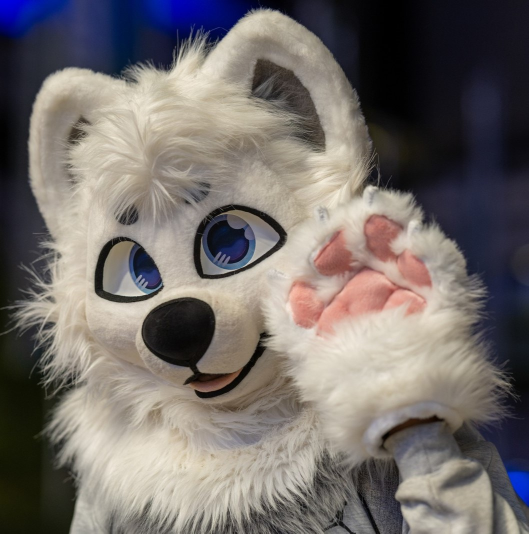
#> input picture tools/fursuit.jpg, 1057 x 1067 px (shown at 1/2 size)
$ python -i convert.py   (imports and definitions only)
#> lines starting #> are read from the running program, lines starting #| are printed output that depends on the picture
#!/usr/bin/env python3
"""
con-venience image converter
将图片转换为128x128黑白位图，支持Floyd-Steinberg抖动算法
用法: python3 convert.py <input_image> [output.png]
"""

import sys
from PIL import Image
import numpy as np

def floyd_steinberg_dither(img_gray: np.ndarray) -> np.ndarray:
    """Floyd-Steinberg抖动算法，输入0-255灰度数组，输出0或255的数组"""
    img = img_gray.astype(np.float32).copy()
    h, w = img.shape

    for y in range(h):
        for x in range(w):
            old = img[y, x]
            new = 255.0 if old >= 128 else 0.0
            img[y, x] = new
            err = old - new

            if x + 1 < w:
                img[y, x + 1] += err * 7 / 16
            if y + 1 < h:
                if x - 1 >= 0:
                    img[y + 1, x - 1] += err * 3 / 16
                img[y + 1, x] += err * 5 / 16
                if x + 1 < w:
                    img[y + 1, x + 1] += err * 1 / 16

    return np.clip(img, 0, 255).astype(np.uint8)

# [28 lines left out: function convert, not called in this run]

def convert_pixel(input_path: str, output_path: str, size: tuple = (64, 64)):
    """像素画风格：先缩小到1/4再放大，产生像素格子感，然后抖动转黑白"""
#> called with input_path = 'fursuit.jpg', output_path = 'out.png', size = (64, 64)
    img = Image.open(input_path).convert("RGB")
#> img is the input picture: PIL image 1057x1067 RGB; mean R, G, B 116.1, 109.8, 106.8

    # 裁剪正方形
    w, h = img.size
#> w = 1057; h = 1067
    min_side = min(w, h)
#> min_side = 1057
    left = (w - min_side) // 2
#> left = 0
    top = (h - min_side) // 2
#> top = 5
    img = img.crop((left, top, left + min_side, top + min_side))
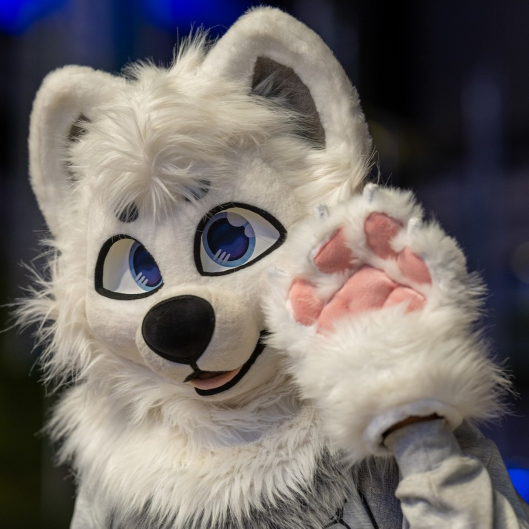
#> img: PIL image 1057x1057 RGB (shown at 1/2 size); mean R, G, B 116.6, 110.3, 107

    # 先缩到很小
    small_size = (size[0] // 4, size[1] // 4)
    img = img.resize(small_size, Image.LANCZOS)
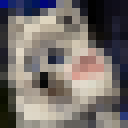
#> img: PIL image 16x16 RGB (shown 8 times larger); mean R, G, B 117, 110.6, 107.2

    # 放大回目标尺寸，用NEAREST保留像素感
    img = img.resize(size, Image.NEAREST)
#> img: PIL image 64x64 RGB

    # 转灰度
    img_gray = np.array(img.convert("L"))
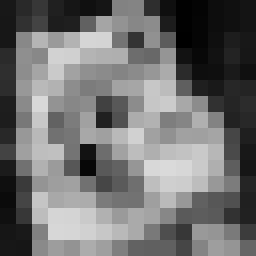
#> img_gray: shape (64, 64) (shown 4 times larger); min 0, max 218, mean 112.1

    # Floyd-Steinberg抖动
    img_dithered = floyd_steinberg_dither(img_gray)
#> after the loop in floyd_steinberg_dither, `for y in range(h):`:
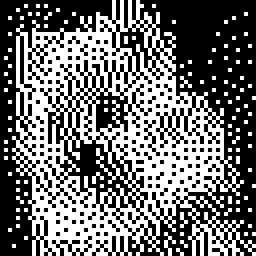
#> img: shape (64, 64) float32 (shown 4 times larger); 43.7% white in thin lines or dots
#> in floyd_steinberg_dither, `return np.clip(img, 0, 255).astype(np.uint8)`: returned value: shape (64, 64); 43.7% white in thin lines or dots

    result = Image.fromarray(img_dithered, mode="L")
    result.save(output_path)
    print(f"已保存: {output_path}")
    return result

# [16 lines left out: function convert_qr, not called in this run]

# [34 lines not run here, left out]

>>> result = convert_pixel('fursuit.jpg', 'out.png')
